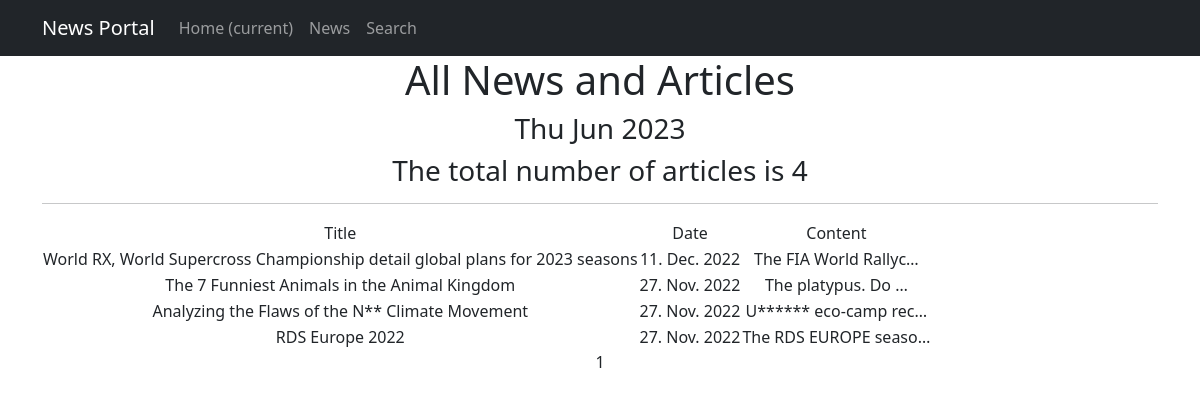
Page /news/ on the committed database.
### news/models.py (models this page shows, shortened)
class Post(models.Model):
    article = 'AR'
    news = 'NE'
    NEWSTYPES = [
        (article, 'Article'),
        (news, 'News'),
    ]
    choice = models.CharField(max_length=2,
                              choices=NEWSTYPES,
                              default=news)
    date = models.DateTimeField(auto_now_add=True)
    title = models.CharField(max_length=255)
    content = models.TextField(default="No News / Articles Yet")
    news_rate = models.IntegerField(default=0)
    author = models.ForeignKey(Author, on_delete=models.CASCADE)
    category = models.ManyToManyField(Category, through='PostCategory')

### news/views.py (the view)
# urls.py: path('', NewsList.as_view(), name='news'),
class NewsList(ListView):
    model = Post
    ordering = '-date'
    template_name = 'news.html'
    context_object_name = 'news'
    paginate_by = 10
    def get_context_data(self, **kwargs):
        context = super().get_context_data(**kwargs)
        context['time_now'] = \
            datetime.utcnow()
        context['next_info'] = None
        return context

### news/templatetags/custom_filters.py (called while the page is built)
@register.filter()
def censor(value):
    bad_words = ["new", "usually"]  # для примера отображения в разных новостях/статьях и в их заголовках
    if not isinstance(value, str):
        raise TypeError(f"Filter is used only for 'str' type!")
    for word in value.split():
        if word.lower() in bad_words:
            value = value.replace(word, f"{word[0]}{cenzor_symbol * (len(word) - 1)}")
    return value

### templates/news.html (shortened to what this page needs)
{% extends 'flatpages/default.html' %}
{% load custom_filters %}
{% load custom_tags %}
{% block content %}
   <h1>All News and Articles</h1>
   <h3>{{ time_now|date:'D M Y' }}</h3>
   <h3> The total number of articles is {{ news|length }} </h3>
   <hr>
   {% if news %}
       <table>
           <tr>
               <td>Title</td>
               <td>Date</td>
               <td>Content</td>
           </tr>
           {% for new in news %}
           <tr>
               <td>{{ new.title|censor }}</td>
               <td>{{ new.date|date:'d. M. Y' }}</td>
               <td>{{ new.content|truncatechars:21|censor }}</td>
               <td>
               </td>
           </tr>
           {% endfor %}
       </table>
   {% else %}
       <h2>No Available News Yet!</h2>
   {% endif %}
   {{ page_obj.number }}
{% endblock content %}

### rows in the picture
Post: title|censor "World RX, World Supercross Championship detail global plans for 2023 seasons", date "11. Dec. 2022", content|censor "The FIA World Rallyc…"
Post: title|censor "The 7 Funniest Animals in the Animal Kingdom", date "27. Nov. 2022", content|censor "The platypus. Do …"
Post: title|censor "Analyzing the Flaws of the N** Climate Movement", date "27. Nov. 2022", content|censor "U****** eco-camp rec…"
Post: title|censor "RDS Europe 2022", date "27. Nov. 2022", content|censor "The RDS EUROPE seaso…"

### other values in the picture
{{ time_now|date:'D M Y' }} "Thu Jun 2023"
{{ news|length }} "4"
{{ page_obj.number }} "1"
